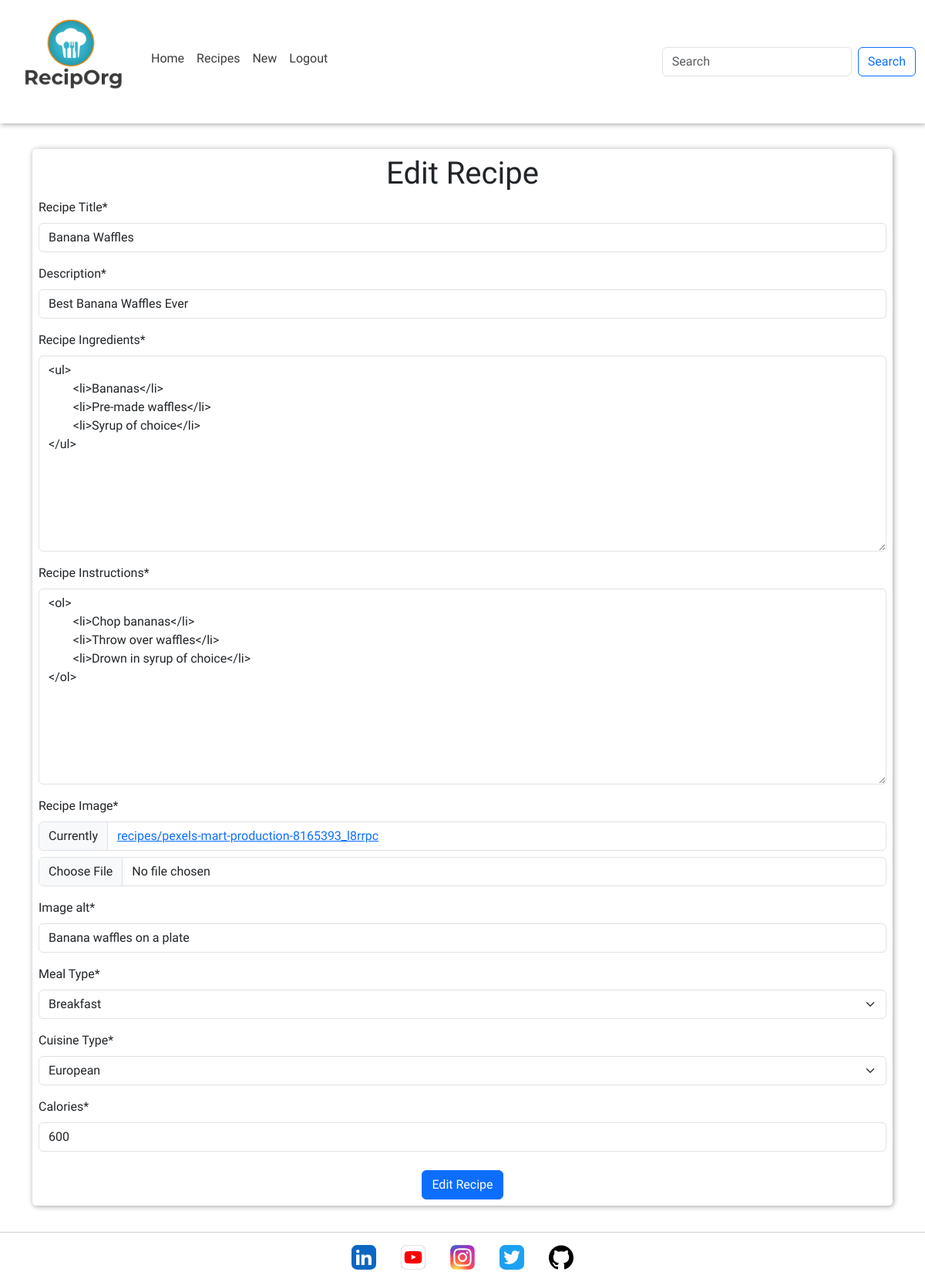
/recipes/edit/2/ (signed in), run on the app's committed database.
### recipes/models.py (models this page shows, shortened)
class Recipe(models.Model):
    user = models.ForeignKey(
        User, related_name="recipe_owner", on_delete=models.CASCADE
    )
    title = models.CharField(max_length=300, null=False, blank=False)
    description = models.CharField(max_length=500, null=False, blank=False)
    instructions = RichTextField(max_length=10000, null=False, blank=False)
    ingredients = RichTextField(max_length=10000, null=False, blank=False)
    image = ResizedImageField(
        size=[400, None],
        quality=75,
        upload_to="recipes/",
        force_format="WEBP",
        blank=False,
        null=False,
    )
    image_alt = models.CharField(max_length=100, null=False, blank=False)
    meal_type = models.CharField(max_length=50, choices=MEAL_TYPES, default="breakfast")
    cuisine_types = models.CharField(
        max_length=50, choices=CUISINE_TYPES, default="african"
    )
    calories = models.IntegerField()
    posted_date = models.DateTimeField(auto_now=True)
    class Meta:
        ordering = ["-posted_date"]

### recipes/views.py (the view)
# urls.py: path("edit/<slug:pk>/", EditRecipe.as_view(), name="edit_recipe"),
class EditRecipe(LoginRequiredMixin, UserPassesTestMixin, UpdateView):
    template_name = 'recipes/edit_recipe.html'
    model = Recipe
    form_class = RecipeForm
    success_url = '/recipes/'
    def test_func(self):
        return self.request.user == self.get_object().user

### recipes/forms.py
class RecipeForm(forms.ModelForm):
    class Meta:
        model = Recipe
        fields = [
            "title",
            "description",
            "ingredients",
            "instructions",
            "image",
            "image_alt",
            "meal_type",
            "cuisine_types",
            "calories",
        ]
        ingredients = forms.CharField(widget=RichTextWidget())
        instructions = forms.CharField(widget=RichTextWidget())
        widget = {
            "description": forms.Textarea(attrs={"rows": 5}),
        }
        labels = {
            "title": "Recipe Title",
            "description": "Description",
            "ingredients": "Recipe Ingredients",
            "instructions": "Recipe Instructions",
            "image": "Recipe Image",
            "meal_type": "Meal Type",
            "cuisine_types": "Cuisine Type",
            "calories": "Calories",
        }

### recipes/templates/recipes/edit_recipe.html (shortened to what this page needs)
{% extends "base.html" %}
{% block content %}
<div class="container">
    <form method="POST" enctype="multipart/form-data" class="p-2 form">
        <h1 class="text-center">Edit Recipe</h1>
        {{ form|crispy }}
        <div class="text-center">
            <button type="submit" class="btn btn-primary mt-2">Edit Recipe</button>
        </div>
    </form>
</div>
{% endblock %}

### templates/base.html (shortened to what this page needs)
{% load static %}
<!DOCTYPE html>
<html lang="en">
<head>
    {% block extra_css %}
    <link rel="stylesheet" href="https://cdnjs.cloudflare.com/ajax/libs/bootstrap/5.3.0/css/bootstrap.min.css" />
    <link rel="stylesheet" href="{% static '/css/base.css' %}">
    {% endblock %}
</head>
<body>
    {% include 'includes/header.html' %}
    <main>
        {% block content %}
        {% endblock %}
    </main>
    {% include 'includes/footer.html' %}
</body>
</html>

### templates/includes/header.html (shortened to what this page needs)
{% load static %}
<header>
  {% with request.resolver_match.url_name as url_name %}
    <nav class="navbar navbar-expand-lg bg-body-tertiary">
        <div class="container-fluid">
          <a class="navbar-brand" href="#"><img src="{% static 'images/reciporg_logo.png' %}" alt="Reciporg logo" class="logo"></a>
          <div class="collapse navbar-collapse" id="navbarNav">
            <ul class="navbar-nav me-auto mb-2">
              <li class="nav-item">
                <a class="nav-link {% if url_name == 'home' %}active{% endif %}" aria-current="page" href="{% url 'home' %}">Home</a>
              </li>
              <li class="nav-item">
                <a class="nav-link {% if url_name == 'recipes' %}active{% endif %}" href="{% url 'recipes' %}">Recipes</a>
              </li>
              <li class="nav-item">
                <a class="nav-link {% if url_name == 'add_recipe' %}active{% endif %}" href="{% url 'add_recipe' %}">New</a>
              </li>
              {% if request.user.is_authenticated %}
              <li class="nav-item">
                <a class="nav-link {% if url_name == 'accounts_logout' %}active{% endif %}" href="/accounts/logout/">Logout</a>
              </li>
              {% endif %}
            </ul>
            <form class="d-flex" role="search">
                <input class="form-control me-2" type="search" placeholder="Search" aria-label="Search">
                <button class="btn btn-outline-primary" type="submit">Search</button>
            </form>
          </div>
        </div>
      </nav>
      {% endwith %}
</header>

### templates/includes/footer.html
{% load static %}
<footer>
    <a href="" target="_blank" rel="noopener" aria-label="LinkedIn- Opens in a new tab">
        <img src="{% static '/icons/linkedin-app-icon.svg' %}" alt="LinkedIn Icon" class="social-icon">
    </a>
    <a href="" target="_blank" rel="noopener" aria-label="Youtube- Opens in a new tab">
        <img src="{% static '/icons/youtube-app-icon.svg' %}" alt="LinkedIn Icon" class="social-icon">
    </a>
    <a href="" target="_blank" rel="noopener" aria-label="Instagram- Opens in a new tab">
        <img src="{% static '/icons/ig-instagram-icon.svg' %}" alt="LinkedIn Icon" class="social-icon">
    </a>
    <a href="" target="_blank" rel="noopener" aria-label="twitter- Opens in a new tab">
        <img src="{% static '/icons/twitter-app-icon.svg' %}" alt="LinkedIn Icon" class="social-icon">
    </a>
    <a href="" target="_blank" rel="noopener" aria-label="Github- Opens in a new tab">
        <img src="{% static '/icons/github-icon.svg' %}" alt="LinkedIn Icon" class="social-icon">
    </a>
</footer>

### static/css/base.css (style rules this page uses)
:root { --title: 'Dosis', serif; --main-font: 'Pathway Extreme', serif; --background: #3f006a0f; --blue: #36b3c9; --grey: #3b3b3b; --off-white: #f6f6f6; --white: #fff; --orange: #e78200; --small-box-shadow: 1px 1px 7px 0 #00000061; --border: 1px solid #00000030; }
html, body { height: 100%; }
body { display: flex; flex-direction: column; font-family: var(--main-font); }
h1,h2,h3,h4,h5,h6 { font-family: var(--title); }
main { flex: 1 0 auto; background-color: var(--white); }
footer { flex-shrink: 0; background-color: var(--white); display: flex; flex-direction: row; justify-content: center; align-items: center; border-top: var(--border); }
.social-icon { height: 2rem; margin: 1rem }
.navbar { background-color: white !important; box-shadow: var(--small-box-shadow) !important; height: 160px !important; }
a.nav-link { color: var(--grey) }
img.logo { width: 10rem; overflow: hidden }
.form { width:100%; margin: 3% auto; box-shadow: var(--small-box-shadow); border-radius: 5px; }

### data on the page
Recipe: title "Banana Waffles", description "Best Banana Waffles Ever", ingredients "<ul> <li>Bananas</li> <li>Pre-made waffles</li> <li>Syrup of choice</li> </ul>", instructions "<ol> <li>Chop bananas</li> <li>Throw over waffles</li> <li>Drown in syrup of choice</li> </ol>", image_alt "Banana waffles on a plate", meal_type "Breakfast", cuisine_types "European", calories "600"
